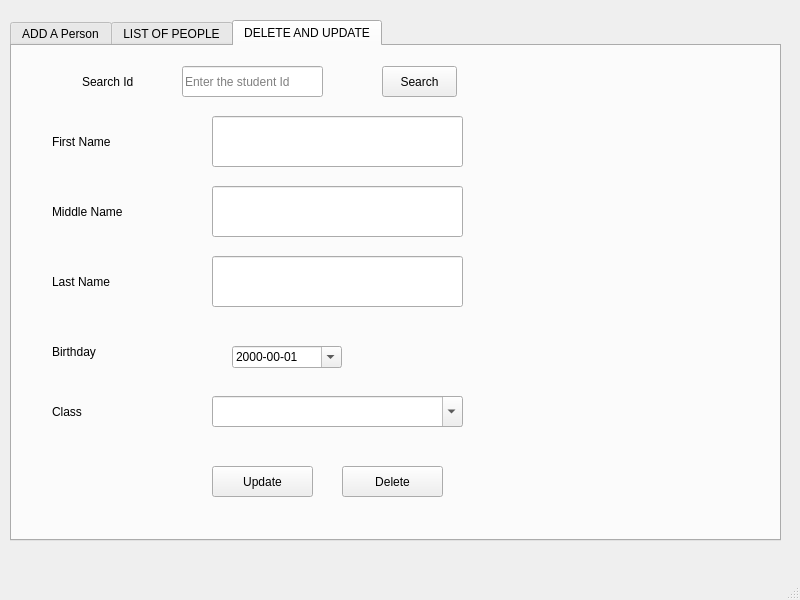
<?xml version="1.0" encoding="UTF-8"?>
<ui version="4.0">
 <class>MainWindow</class>
 <widget class="QMainWindow" name="MainWindow">
  <property name="geometry">
   <rect>
    <x>0</x>
    <y>0</y>
    <width>800</width>
    <height>600</height>
   </rect>
  </property>
  <property name="windowTitle">
   <string>MainWindow</string>
  </property>
  <widget class="QWidget" name="centralwidget">
   <widget class="QTabWidget" name="tabWidget">
    <property name="geometry">
     <rect>
      <x>10</x>
      <y>20</y>
      <width>771</width>
      <height>521</height>
     </rect>
    </property>
    <property name="currentIndex">
     <number>2</number>
    </property>
    <widget class="QWidget" name="tab">
     <attribute name="title">
      <string>ADD A Person</string>
     </attribute>
     <widget class="QLineEdit" name="lineEdit">
      <property name="geometry">
       <rect>
        <x>210</x>
        <y>30</y>
        <width>251</width>
        <height>51</height>
       </rect>
      </property>
      <property name="inputMask">
       <string/>
      </property>
      <property name="text">
       <string/>
      </property>
      <property name="placeholderText">
       <string>Add The First Name</string>
      </property>
     </widget>
     <widget class="QLineEdit" name="lineEdit_2">
      <property name="geometry">
       <rect>
        <x>210</x>
        <y>100</y>
        <width>251</width>
        <height>51</height>
       </rect>
      </property>
      <property name="placeholderText">
       <string>Middle name if it exists</string>
      </property>
     </widget>
     <widget class="QLineEdit" name="lineEdit_3">
      <property name="geometry">
       <rect>
        <x>210</x>
        <y>170</y>
        <width>251</width>
        <height>51</height>
       </rect>
      </property>
      <property name="placeholderText">
       <string>Last Name</string>
      </property>
     </widget>
     <widget class="QDateEdit" name="dateEdit">
      <property name="geometry">
       <rect>
        <x>210</x>
        <y>250</y>
        <width>131</width>
        <height>31</height>
       </rect>
      </property>
      <property name="displayFormat">
       <string>yyyy-mm-dd</string>
      </property>
      <property name="calendarPopup">
       <bool>true</bool>
      </property>
     </widget>
     <widget class="QComboBox" name="comboBox">
      <property name="geometry">
       <rect>
        <x>210</x>
        <y>310</y>
        <width>251</width>
        <height>31</height>
       </rect>
      </property>
      <property name="editable">
       <bool>true</bool>
      </property>
     </widget>
     <widget class="QLabel" name="label">
      <property name="geometry">
       <rect>
        <x>50</x>
        <y>40</y>
        <width>111</width>
        <height>31</height>
       </rect>
      </property>
      <property name="autoFillBackground">
       <bool>false</bool>
      </property>
      <property name="text">
       <string>First Name</string>
      </property>
     </widget>
     <widget class="QLabel" name="label_2">
      <property name="geometry">
       <rect>
        <x>50</x>
        <y>110</y>
        <width>111</width>
        <height>31</height>
       </rect>
      </property>
      <property name="autoFillBackground">
       <bool>false</bool>
      </property>
      <property name="text">
       <string>Middle Name</string>
      </property>
     </widget>
     <widget class="QLabel" name="label_3">
      <property name="geometry">
       <rect>
        <x>50</x>
        <y>180</y>
        <width>111</width>
        <height>31</height>
       </rect>
      </property>
      <property name="autoFillBackground">
       <bool>false</bool>
      </property>
      <property name="text">
       <string>Last Name</string>
      </property>
     </widget>
     <widget class="QLabel" name="label_4">
      <property name="geometry">
       <rect>
        <x>50</x>
        <y>250</y>
        <width>111</width>
        <height>31</height>
       </rect>
      </property>
      <property name="autoFillBackground">
       <bool>false</bool>
      </property>
      <property name="text">
       <string>Birthday</string>
      </property>
     </widget>
     <widget class="QLabel" name="label_5">
      <property name="geometry">
       <rect>
        <x>50</x>
        <y>310</y>
        <width>111</width>
        <height>31</height>
       </rect>
      </property>
      <property name="autoFillBackground">
       <bool>false</bool>
      </property>
      <property name="text">
       <string>Class</string>
      </property>
     </widget>
     <widget class="QPushButton" name="pushButton">
      <property name="geometry">
       <rect>
        <x>210</x>
        <y>380</y>
        <width>101</width>
        <height>31</height>
       </rect>
      </property>
      <property name="text">
       <string>Insert People</string>
      </property>
     </widget>
    </widget>
    <widget class="QWidget" name="tab_2">
     <attribute name="title">
      <string>LIST OF PEOPLE</string>
     </attribute>
     <widget class="QTableWidget" name="tableWidget">
      <property name="geometry">
       <rect>
        <x>10</x>
        <y>20</y>
        <width>681</width>
        <height>431</height>
       </rect>
      </property>
      <property name="tabKeyNavigation">
       <bool>false</bool>
      </property>
      <property name="showDropIndicator" stdset="0">
       <bool>false</bool>
      </property>
     </widget>
    </widget>
    <widget class="QWidget" name="tab_3">
     <attribute name="title">
      <string>DELETE AND UPDATE</string>
     </attribute>
     <widget class="QLineEdit" name="lineEdit_4">
      <property name="geometry">
       <rect>
        <x>170</x>
        <y>20</y>
        <width>141</width>
        <height>31</height>
       </rect>
      </property>
      <property name="placeholderText">
       <string>Enter the student Id</string>
      </property>
     </widget>
     <widget class="QLabel" name="label_6">
      <property name="geometry">
       <rect>
        <x>70</x>
        <y>10</y>
        <width>91</width>
        <height>51</height>
       </rect>
      </property>
      <property name="text">
       <string>Search Id</string>
      </property>
     </widget>
     <widget class="QPushButton" name="pushButton_2">
      <property name="geometry">
       <rect>
        <x>370</x>
        <y>20</y>
        <width>75</width>
        <height>31</height>
       </rect>
      </property>
      <property name="text">
       <string>Search</string>
      </property>
     </widget>
     <widget class="QLabel" name="label_7">
      <property name="geometry">
       <rect>
        <x>40</x>
        <y>290</y>
        <width>111</width>
        <height>31</height>
       </rect>
      </property>
      <property name="autoFillBackground">
       <bool>false</bool>
      </property>
      <property name="text">
       <string>Birthday</string>
      </property>
     </widget>
     <widget class="QComboBox" name="comboBox_2">
      <property name="geometry">
       <rect>
        <x>200</x>
        <y>350</y>
        <width>251</width>
        <height>31</height>
       </rect>
      </property>
      <property name="editable">
       <bool>true</bool>
      </property>
     </widget>
     <widget class="QLabel" name="label_8">
      <property name="geometry">
       <rect>
        <x>40</x>
        <y>350</y>
        <width>111</width>
        <height>31</height>
       </rect>
      </property>
      <property name="autoFillBackground">
       <bool>false</bool>
      </property>
      <property name="text">
       <string>Class</string>
      </property>
     </widget>
     <widget class="QLabel" name="label_9">
      <property name="geometry">
       <rect>
        <x>40</x>
        <y>80</y>
        <width>111</width>
        <height>31</height>
       </rect>
      </property>
      <property name="autoFillBackground">
       <bool>false</bool>
      </property>
      <property name="text">
       <string>First Name</string>
      </property>
     </widget>
     <widget class="QLabel" name="label_10">
      <property name="geometry">
       <rect>
        <x>40</x>
        <y>220</y>
        <width>111</width>
        <height>31</height>
       </rect>
      </property>
      <property name="autoFillBackground">
       <bool>false</bool>
      </property>
      <property name="text">
       <string>Last Name</string>
      </property>
     </widget>
     <widget class="QLineEdit" name="lineEdit_5">
      <property name="geometry">
       <rect>
        <x>200</x>
        <y>70</y>
        <width>251</width>
        <height>51</height>
       </rect>
      </property>
      <property name="inputMask">
       <string/>
      </property>
      <property name="text">
       <string/>
      </property>
      <property name="placeholderText">
       <string/>
      </property>
     </widget>
     <widget class="QLabel" name="label_11">
      <property name="geometry">
       <rect>
        <x>40</x>
        <y>150</y>
        <width>111</width>
        <height>31</height>
       </rect>
      </property>
      <property name="autoFillBackground">
       <bool>false</bool>
      </property>
      <property name="text">
       <string>Middle Name</string>
      </property>
     </widget>
     <widget class="QLineEdit" name="lineEdit_6">
      <property name="geometry">
       <rect>
        <x>200</x>
        <y>210</y>
        <width>251</width>
        <height>51</height>
       </rect>
      </property>
      <property name="placeholderText">
       <string/>
      </property>
     </widget>
     <widget class="QPushButton" name="pushButton_3">
      <property name="geometry">
       <rect>
        <x>200</x>
        <y>420</y>
        <width>101</width>
        <height>31</height>
       </rect>
      </property>
      <property name="text">
       <string>Update</string>
      </property>
     </widget>
     <widget class="QLineEdit" name="lineEdit_7">
      <property name="geometry">
       <rect>
        <x>200</x>
        <y>140</y>
        <width>251</width>
        <height>51</height>
       </rect>
      </property>
      <property name="placeholderText">
       <string/>
      </property>
     </widget>
     <widget class="QPushButton" name="pushButton_4">
      <property name="geometry">
       <rect>
        <x>330</x>
        <y>420</y>
        <width>101</width>
        <height>31</height>
       </rect>
      </property>
      <property name="text">
       <string>Delete</string>
      </property>
     </widget>
     <widget class="QDateEdit" name="dateEdit_2">
      <property name="geometry">
       <rect>
        <x>220</x>
        <y>300</y>
        <width>110</width>
        <height>22</height>
       </rect>
      </property>
      <property name="currentSection">
       <enum>QDateTimeEdit::YearSection</enum>
      </property>
      <property name="displayFormat">
       <string>yyyy-mm-dd</string>
      </property>
      <property name="calendarPopup">
       <bool>true</bool>
      </property>
     </widget>
    </widget>
   </widget>
  </widget>
  <widget class="QMenuBar" name="menubar">
   <property name="geometry">
    <rect>
     <x>0</x>
     <y>0</y>
     <width>800</width>
     <height>21</height>
    </rect>
   </property>
  </widget>
  <widget class="QStatusBar" name="statusbar"/>
 </widget>
 <resources/>
 <connections/>
</ui>
